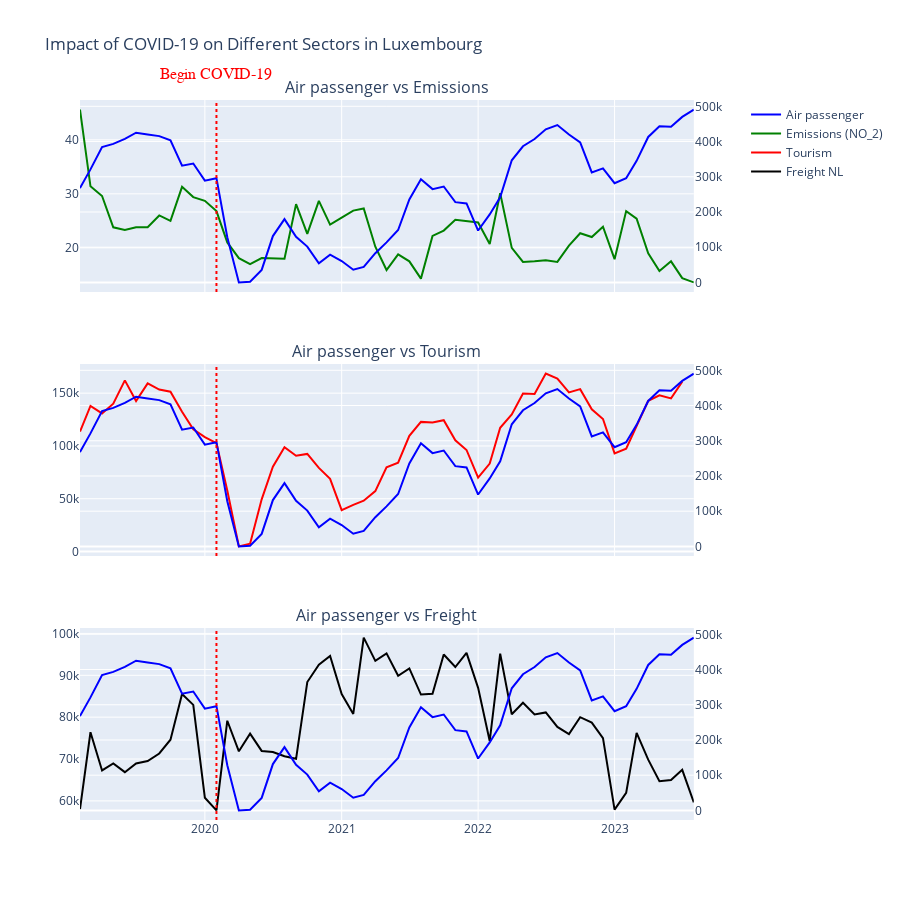

The notebook cell saved with this chart:
### Code cell
fig = make_subplots(rows=3, cols=1,
                    shared_xaxes=True,
                    subplot_titles=('Air passenger vs Emissions', 'Air passenger vs Tourism', 'Air passenger vs Freight'),
                    vertical_spacing=0.1,
                    specs=[[{'secondary_y': True}],
                           [{'secondary_y': True}],
                           [{'secondary_y': True}]])

# For Traffic vs Emissions
fig.add_trace(go.Scatter(
    x=traffic_LU['TIME_PERIOD'],
    y=traffic_LU['OBS_VALUE'],
    name='Air passenger',
    line=dict(color='blue'),
), row=1, col=1, secondary_y=True)

fig.add_trace(go.Scatter(
    x=emissions_LU['TIME_PERIOD'],
    y=emissions_LU['OBS_VALUE'],
    name="Emissions (NO_2)",
    line=dict(color='green'),
), row=1, col=1, secondary_y=False)

# For Traffic vs Tourism
fig.add_trace(go.Scatter(
    x=traffic_LU['TIME_PERIOD'],
    y=traffic_LU['OBS_VALUE'],
    showlegend=False,  
    line=dict(color='blue'),
), row=2, col=1, secondary_y=True)

fig.add_trace(go.Scatter(
    x=tourism_LU['TIME_PERIOD'],
    y=tourism_LU['OBS_VALUE'],
    name='Tourism',
    line=dict(color='red'),
), row=2, col=1, secondary_y=False)

# For Traffic vs Freight
fig.add_trace(go.Scatter(
    x=traffic_LU['TIME_PERIOD'],
    y=traffic_LU['OBS_VALUE'],
    showlegend=False, 
    line=dict(color='blue'),
), row=3, col=1, secondary_y=True)

fig.add_trace(go.Scatter(
    x=supply_LU['TIME_PERIOD'],
    y=supply_LU['OBS_VALUE'],
    name='Freight NL',
    line=dict(color='black'),
), row=3, col=1, secondary_y=False)

fig.update_layout(
    title_text='Impact of COVID-19 on Different Sectors in Luxembourg',
    height=900 
)

fig.add_vline(x='2020-02', line_width=2, line_color='red', line_dash='dot')
fig.add_annotation(
    dict(
        x='2020-02-01',
        y=1.05,  
        xref='x',
        yref='paper',
        text='Begin COVID-19',  
        showarrow=False,
        font=dict(
            family='Courier New, monospace',
            size=16,
            color='red'
        ),
        ax=0,  
        ay=0
    )
)

fig.show()

### Figure 1 — Plotly figure (JSON) as saved in the notebook; plotly's stock layout.template omitted (floating-point values rounded to 4 significant figures)
{"data": [{"line": {"color": "blue"}, "name": "Air passenger", "type": "scatter", "x": ["2019-02", "2019-03", "2019-04", "2019-05", "2019-06", "2019-07", "2019-08", "2019-09", "2019-10", "2019-11", "2019-12", "2020-01", "2020-02", "2020-03", "2020-04", "2020-05", "2020-06", "2020-07", "2020-08", "2020-09", "2020-10", "2020-11", "2020-12", "2021-01", "2021-02", "2021-03", "2021-04", "2021-05", "2021-06", "2021-07", "2021-08", "2021-09", "2021-10", "2021-11", "2021-12", "2022-01", "2022-02", "2022-03", "2022-04", "2022-05", "2022-06", "2022-07", "2022-08", "2022-09", "2022-10", "2022-11", "2022-12", "2023-01", "2023-02", "2023-03", "2023-04", "2023-05", "2023-06", "2023-07", "2023-08"], "xaxis": "x", "y": [267687, 320896, 384281, 393188, 407702, 424944, 420265, 415421, 403270, 331381, 337577, 289001, 295954, 128453, 26, 1808, 35431, 131572, 179683, 129455, 101783, 54385, 78632, 60694, 35916, 43949, 83046, 113698, 148716, 235342, 292825, 264853, 272249, 227867, 224208, 147270, 192952, 241861, 346651, 386571, 407052, 434592, 446792, 420012, 397250, 312265, 323858, 281619, 296006, 345089, 412930, 443645, 442257, 469937, 490650], "yaxis": "y2"}, {"line": {"color": "green"}, "name": "Emissions (NO_2)", "type": "scatter", "x": ["2019-02", "2019-03", "2019-04", "2019-05", "2019-06", "2019-07", "2019-08", "2019-09", "2019-10", "2019-11", "2019-12", "2020-01", "2020-02", "2020-03", "2020-04", "2020-05", "2020-06", "2020-07", "2020-08", "2020-09", "2020-10", "2020-11", "2020-12", "2021-01", "2021-02", "2021-03", "2021-04", "2021-05", "2021-06", "2021-07", "2021-08", "2021-09", "2021-10", "2021-11", "2021-12", "2022-01", "2022-02", "2022-03", "2022-04", "2022-05", "2022-06", "2022-07", "2022-08", "2022-09", "2022-10", "2022-11", "2022-12", "2023-01", "2023-02", "2023-03", "2023-04", "2023-05", "2023-06", "2023-07", "2023-08"], "xaxis": "x", "y": [45.6, 31.4, 29.6, 23.8, 23.3, 23.8, 23.8, 26, 25, 31.3, 29.4, 28.7, 26.8, 21, 18.1, 17, 18.1, 18.1, 18, 28.1, 22.6, 28.7, 24.3, 25.6, 26.9, 27.3, 20.2, 15.9, 18.8, 17.5, 14.3, 22.2, 23.2, 25.2, 25, 24.7, 20.7, 30.1, 20, 17.4, 17.5, 17.7, 17.4, 20.4, 22.7, 22, 23.9, 17.9, 26.8, 25.4, 19, 15.7, 17.5, 14.4, 13.6], "yaxis": "y"}, {"line": {"color": "blue"}, "showlegend": false, "type": "scatter", "x": ["2019-02", "2019-03", "2019-04", "2019-05", "2019-06", "2019-07", "2019-08", "2019-09", "2019-10", "2019-11", "2019-12", "2020-01", "2020-02", "2020-03", "2020-04", "2020-05", "2020-06", "2020-07", "2020-08", "2020-09", "2020-10", "2020-11", "2020-12", "2021-01", "2021-02", "2021-03", "2021-04", "2021-05", "2021-06", "2021-07", "2021-08", "2021-09", "2021-10", "2021-11", "2021-12", "2022-01", "2022-02", "2022-03", "2022-04", "2022-05", "2022-06", "2022-07", "2022-08", "2022-09", "2022-10", "2022-11", "2022-12", "2023-01", "2023-02", "2023-03", "2023-04", "2023-05", "2023-06", "2023-07", "2023-08"], "xaxis": "x2", "y": [267687, 320896, 384281, 393188, 407702, 424944, 420265, 415421, 403270, 331381, 337577, 289001, 295954, 128453, 26, 1808, 35431, 131572, 179683, 129455, 101783, 54385, 78632, 60694, 35916, 43949, 83046, 113698, 148716, 235342, 292825, 264853, 272249, 227867, 224208, 147270, 192952, 241861, 346651, 386571, 407052, 434592, 446792, 420012, 397250, 312265, 323858, 281619, 296006, 345089, 412930, 443645, 442257, 469937, 490650], "yaxis": "y4"}, {"line": {"color": "red"}, "name": "Tourism", "type": "scatter", "x": ["2019-02", "2019-03", "2019-04", "2019-05", "2019-06", "2019-07", "2019-08", "2019-09", "2019-10", "2019-11", "2019-12", "2020-01", "2020-02", "2020-03", "2020-04", "2020-05", "2020-06", "2020-07", "2020-08", "2020-09", "2020-10", "2020-11", "2020-12", "2021-01", "2021-02", "2021-03", "2021-04", "2021-05", "2021-06", "2021-07", "2021-08", "2021-09", "2021-10", "2021-11", "2021-12", "2022-01", "2022-02", "2022-03", "2022-04", "2022-05", "2022-06", "2022-07", "2022-08", "2022-09", "2022-10", "2022-11", "2022-12", "2023-01", "2023-02", "2023-03", "2023-04", "2023-05", "2023-06", "2023-07"], "xaxis": "x2", "y": [113587, 137919, 130801, 140075, 162121, 142506, 159260, 153436, 151362, 132456, 115794, 108279, 102674, 57725, 4827, 7312, 49383, 80293, 98734, 90673, 92424, 79246, 68853, 39161, 44140, 48097, 57215, 79832, 84126, 109584, 122786, 122169, 124383, 105333, 96173, 70055, 83343, 117248, 129863, 149629, 149168, 168530, 163851, 150731, 153816, 134697, 125558, 92909, 97454, 119230, 142798, 147992, 145066, 160798], "yaxis": "y3"}, {"line": {"color": "blue"}, "showlegend": false, "type": "scatter", "x": ["2019-02", "2019-03", "2019-04", "2019-05", "2019-06", "2019-07", "2019-08", "2019-09", "2019-10", "2019-11", "2019-12", "2020-01", "2020-02", "2020-03", "2020-04", "2020-05", "2020-06", "2020-07", "2020-08", "2020-09", "2020-10", "2020-11", "2020-12", "2021-01", "2021-02", "2021-03", "2021-04", "2021-05", "2021-06", "2021-07", "2021-08", "2021-09", "2021-10", "2021-11", "2021-12", "2022-01", "2022-02", "2022-03", "2022-04", "2022-05", "2022-06", "2022-07", "2022-08", "2022-09", "2022-10", "2022-11", "2022-12", "2023-01", "2023-02", "2023-03", "2023-04", "2023-05", "2023-06", "2023-07", "2023-08"], "xaxis": "x3", "y": [267687, 320896, 384281, 393188, 407702, 424944, 420265, 415421, 403270, 331381, 337577, 289001, 295954, 128453, 26, 1808, 35431, 131572, 179683, 129455, 101783, 54385, 78632, 60694, 35916, 43949, 83046, 113698, 148716, 235342, 292825, 264853, 272249, 227867, 224208, 147270, 192952, 241861, 346651, 386571, 407052, 434592, 446792, 420012, 397250, 312265, 323858, 281619, 296006, 345089, 412930, 443645, 442257, 469937, 490650], "yaxis": "y6"}, {"line": {"color": "black"}, "name": "Freight NL", "type": "scatter", "x": ["2019-02", "2019-03", "2019-04", "2019-05", "2019-06", "2019-07", "2019-08", "2019-09", "2019-10", "2019-11", "2019-12", "2020-01", "2020-02", "2020-03", "2020-04", "2020-05", "2020-06", "2020-07", "2020-08", "2020-09", "2020-10", "2020-11", "2020-12", "2021-01", "2021-02", "2021-03", "2021-04", "2021-05", "2021-06", "2021-07", "2021-08", "2021-09", "2021-10", "2021-11", "2021-12", "2022-01", "2022-02", "2022-03", "2022-04", "2022-05", "2022-06", "2022-07", "2022-08", "2022-09", "2022-10", "2022-11", "2022-12", "2023-01", "2023-02", "2023-03", "2023-04", "2023-05", "2023-06", "2023-07", "2023-08"], "xaxis": "x3", "y": [58043, 76393, 67274, 68931, 66857, 68943, 69511, 71319, 74620, 85552, 82935, 60761, 57725, 79147, 71846, 76048, 71931, 71681, 70660, 70055, 88397, 92550, 94613, 85524, 80764, 99005, 93447, 95231, 89873, 91647, 85396, 85585, 94963, 91977, 95366, 87004, 74290, 95177, 80692, 83436, 80645, 81133, 77676, 75962, 80002, 78710, 74978, 57913, 61900, 76229, 69838, 64681, 64998, 67410, 59641], "yaxis": "y5"}], "layout": {"annotations": [{"font": {"size": 16}, "showarrow": false, "text": "Air passenger vs Emissions", "x": 0.47, "xanchor": "center", "xref": "paper", "y": 1, "yanchor": "bottom", "yref": "paper"}, {"font": {"size": 16}, "showarrow": false, "text": "Air passenger vs Tourism", "x": 0.47, "xanchor": "center", "xref": "paper", "y": 0.6333, "yanchor": "bottom", "yref": "paper"}, {"font": {"size": 16}, "showarrow": false, "text": "Air passenger vs Freight", "x": 0.47, "xanchor": "center", "xref": "paper", "y": 0.2667, "yanchor": "bottom", "yref": "paper"}, {"ax": 0, "ay": 0, "font": {"color": "red", "family": "Courier New, monospace", "size": 16}, "showarrow": false, "text": "Begin COVID-19", "x": "2020-02-01", "xref": "x", "y": 1.05, "yref": "paper"}], "height": 900, "shapes": [{"line": {"color": "red", "dash": "dot", "width": 2}, "type": "line", "x0": "2020-02", "x1": "2020-02", "xref": "x", "y0": 0, "y1": 1, "yref": "y domain"}, {"line": {"color": "red", "dash": "dot", "width": 2}, "type": "line", "x0": "2020-02", "x1": "2020-02", "xref": "x2", "y0": 0, "y1": 1, "yref": "y3 domain"}, {"line": {"color": "red", "dash": "dot", "width": 2}, "type": "line", "x0": "2020-02", "x1": "2020-02", "xref": "x3", "y0": 0, "y1": 1, "yref": "y5 domain"}], "title": {"text": "Impact of COVID-19 on Different Sectors in Luxembourg"}, "xaxis": {"anchor": "y", "domain": [0, 0.94], "matches": "x3", "showticklabels": false}, "xaxis2": {"anchor": "y3", "domain": [0, 0.94], "matches": "x3", "showticklabels": false}, "xaxis3": {"anchor": "y5", "domain": [0, 0.94]}, "yaxis": {"anchor": "x", "domain": [0.7333, 1]}, "yaxis2": {"anchor": "x", "overlaying": "y", "side": "right"}, "yaxis3": {"anchor": "x2", "domain": [0.3667, 0.6333]}, "yaxis4": {"anchor": "x2", "overlaying": "y3", "side": "right"}, "yaxis5": {"anchor": "x3", "domain": [0, 0.2667]}, "yaxis6": {"anchor": "x3", "overlaying": "y5", "side": "right"}}}
